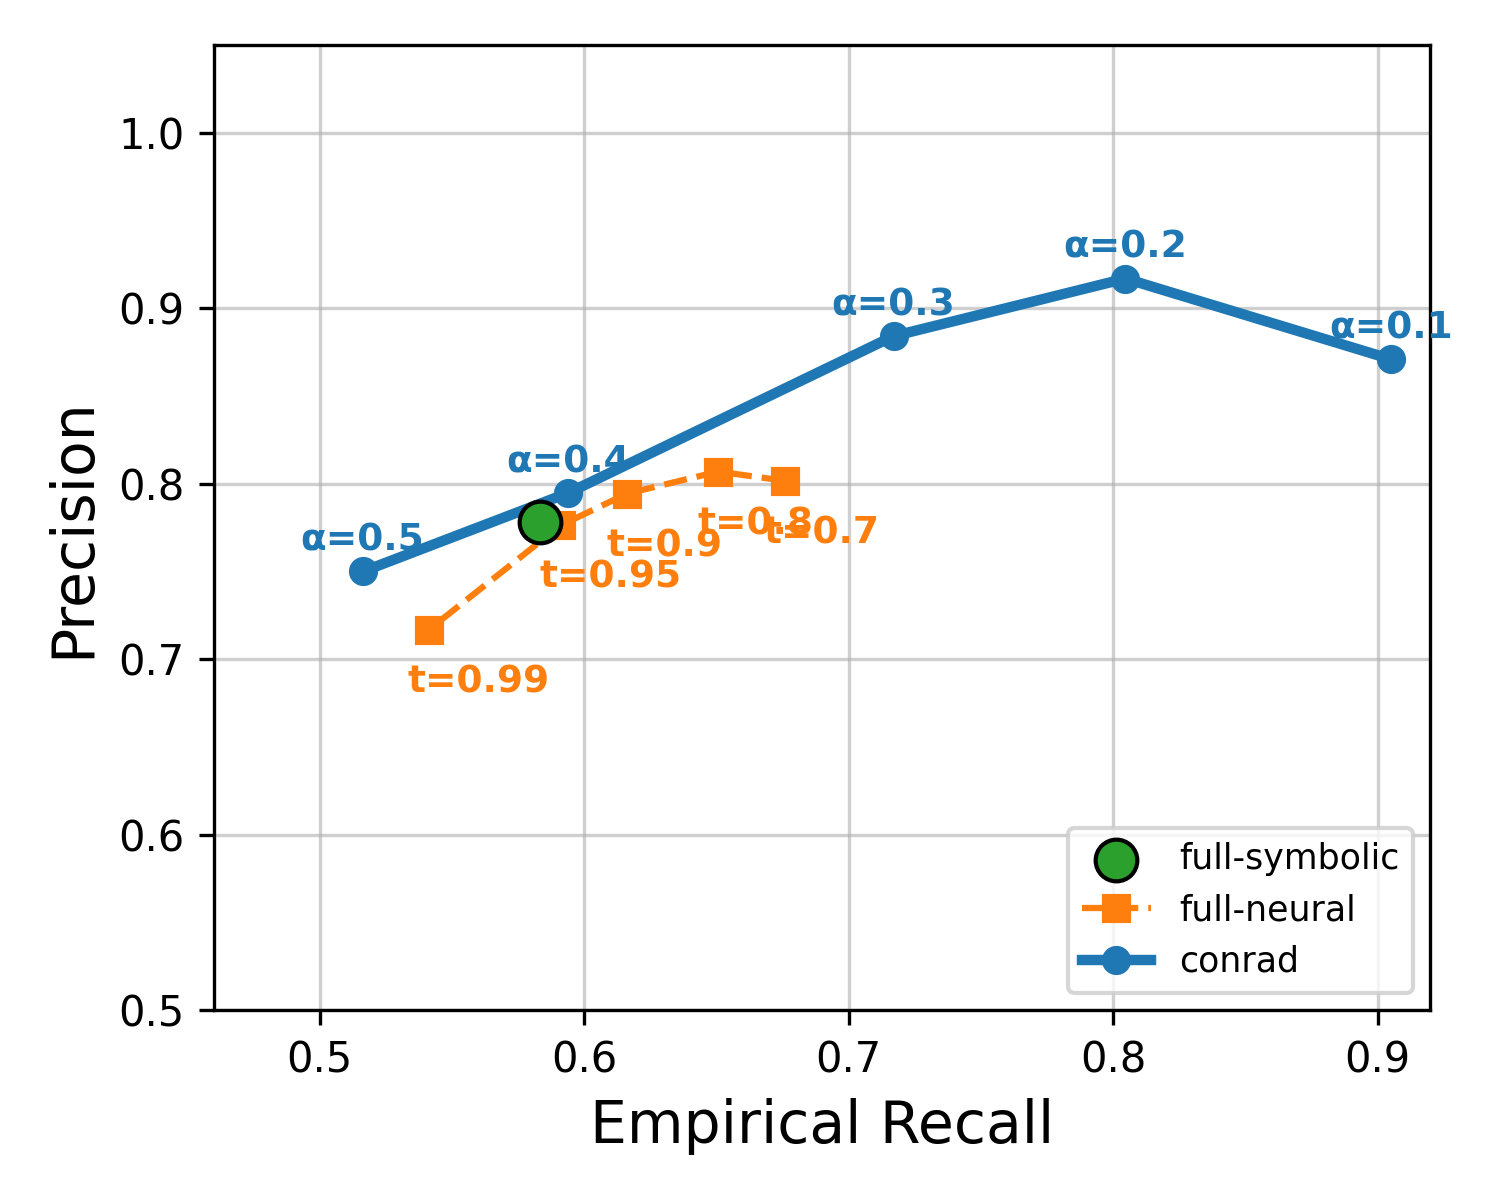

This chart was generated by the following Python code:
import matplotlib.pyplot as plt

# --- Data for conrad (3p) ---
# Target Confidence: [0.5, 0.6, 0.7, 0.8, 0.9]
ours_precision = [0.75, 0.7948, 0.8841, 0.9169, 0.8709]
ours_recall = [0.5164, 0.5941, 0.717, 0.8047, 0.9052]
alphas = [0.5, 0.4, 0.3, 0.2, 0.1]

# --- Updated Baseline Data ---
# Neo4j: Symbolic (Updated to R: 0.5832, P: 0.7780)
neo4j_rec, neo4j_prec = 0.5832, 0.7780

# Ultra: Static neural thresholds (Updated from table)
ultra_thresholds = [0.7, 0.8, 0.9, 0.95, 0.99]
ultra_rec = [0.6758, 0.6507, 0.6163, 0.5912, 0.5412]
ultra_prec = [0.8017, 0.8069, 0.7944, 0.7763, 0.7167]

plt.figure(figsize=(5, 4))

# Plot Neo4j
plt.scatter(neo4j_rec, neo4j_prec, color='C2', s=100, 
            label='full-symbolic', zorder=5, edgecolor='black')

# Plot Ultra line
plt.plot(ultra_rec, ultra_prec, marker='s', linestyle='--', color='C1', label='full-neural')

# Plot Our Pipeline (conrad)
plt.plot(ours_recall, ours_precision, marker='o', linestyle='-', color='C0', 
         linewidth=2.5, label='conrad')

# Label alpha levels for CQO (Ours)
for i, a in enumerate(alphas):
    plt.annotate(f'α={a}', (ours_recall[i], ours_precision[i]), 
                 textcoords="offset points", xytext=(-15,5), fontsize=9, color='C0', fontweight='bold')

# Label the Ultra thresholds
for i, t in enumerate(ultra_thresholds):
    plt.annotate(f't={t}', (ultra_rec[i], ultra_prec[i]), 
                 textcoords="offset points", xytext=(-5,-15), fontsize=9, color='C1', fontweight='bold')

# --- Final Formatting ---
plt.xlabel('Empirical Recall', fontsize=14)
plt.ylabel('Precision', fontsize=14)
plt.grid(True, alpha=0.6)
# Place legend in lower left as precision for ours is very high in the top right
plt.legend(loc='lower right', frameon=True, fontsize='small')
plt.xlim(0.46, 0.92)
plt.ylim(0.5, 1.05)

plt.tight_layout()
plt.savefig('baselines_3p.png', dpi=300)
